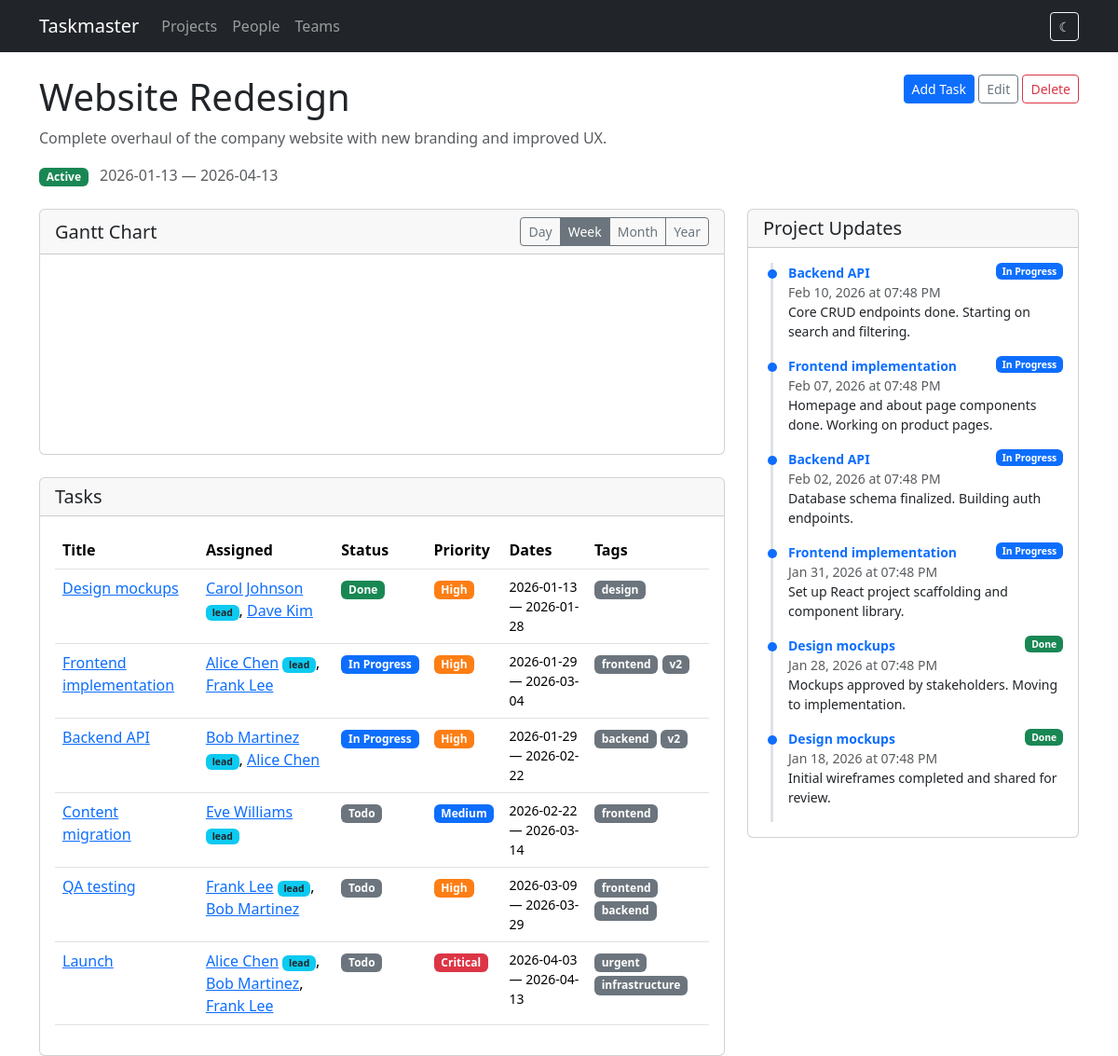
Before: /projects/1 with the older database file.
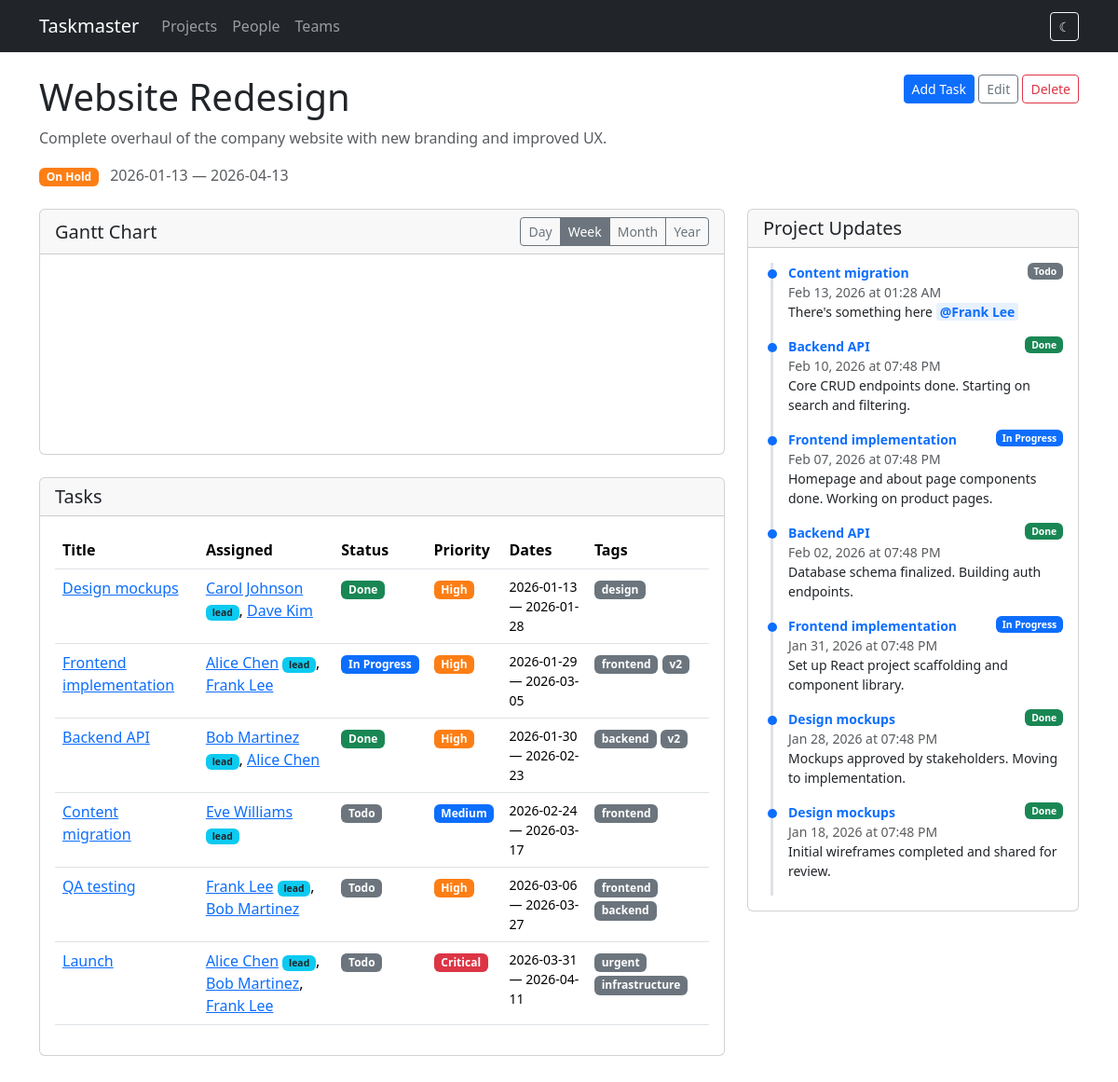
After: the same page with the newer database file.
### models.py (models this page shows, shortened)
class Project(db.Model):
    id = db.Column(db.Integer, primary_key=True)
    name = db.Column(db.String(200), nullable=False)
    description = db.Column(db.Text)
    start_date = db.Column(db.Date)
    end_date = db.Column(db.Date)
    status = db.Column(db.String(20), default='active')  # active, completed, on_hold
    tasks = db.relationship('Task', backref='project', lazy=True, cascade='all, delete-orphan')

class Task(db.Model):
    id = db.Column(db.Integer, primary_key=True)
    title = db.Column(db.String(200), nullable=False)
    description = db.Column(db.Text)
    project_id = db.Column(db.Integer, db.ForeignKey('project.id'), nullable=False)
    start_date = db.Column(db.Date, nullable=False)
    end_date = db.Column(db.Date, nullable=False)
    status = db.Column(db.String(20), default='todo')  # todo, in_progress, done
    priority = db.Column(db.String(20), default='medium')  # low, medium, high, critical
    assignments = db.relationship('TaskAssignment', backref='task', lazy=True,
                                   cascade='all, delete-orphan')
    tags = db.relationship('Tag', secondary=task_tags, backref=db.backref('tasks', lazy=True))
    milestones = db.relationship('Milestone', backref='task', lazy=True,
                                 order_by='Milestone.date', cascade='all, delete-orphan')
    status_updates = db.relationship('StatusUpdate', backref='task', lazy=True,
                                     order_by='StatusUpdate.created_at.desc()',
                                     cascade='all, delete-orphan')
    dependencies = db.relationship(
        'Task',
        secondary='task_dependency',
        primaryjoin='Task.id == TaskDependency.task_id',
        secondaryjoin='Task.id == TaskDependency.depends_on_id',
        backref=db.backref('dependents', lazy=True),
        lazy=True,
    )
    @property
    def lead(self):
        for a in self.assignments:
            if a.is_lead:
                return a.person
        return None
    @property
    def assignees(self):
        return [a.person for a in self.assignments]

class Person(db.Model):
    id = db.Column(db.Integer, primary_key=True)
    name = db.Column(db.String(120), nullable=False)
    email = db.Column(db.String(120))
    team_id = db.Column(db.Integer, db.ForeignKey('team.id'))
    assignments = db.relationship('TaskAssignment', backref='person', lazy=True)

class Tag(db.Model):
    id = db.Column(db.Integer, primary_key=True)
    name = db.Column(db.String(50), unique=True, nullable=False)

class StatusUpdate(db.Model):
    id = db.Column(db.Integer, primary_key=True)
    task_id = db.Column(db.Integer, db.ForeignKey('task.id'), nullable=False)
    content = db.Column(db.Text, nullable=False)
    created_at = db.Column(db.DateTime, default=datetime.utcnow)
    mentions = db.relationship('Person', secondary=status_update_mentions,
                               backref=db.backref('mentioned_in', lazy=True))

### routes/projects.py (the view)
@bp.route('/projects/<int:id>')
def detail(id):
    project = Project.query.get_or_404(id)
    task_ids = [t.id for t in project.tasks]
    all_updates = StatusUpdate.query.filter(
        StatusUpdate.task_id.in_(task_ids)
    ).order_by(StatusUpdate.created_at.desc()).all() if task_ids else []
    upcoming_milestones = Milestone.query.filter(
        Milestone.task_id.in_(task_ids),
        Milestone.date >= date.today()
    ).order_by(Milestone.date).all() if task_ids else []
    return render_template('projects/detail.html', project=project,
                           all_updates=all_updates,
                           upcoming_milestones=upcoming_milestones)

### templates/projects/detail.html (shortened to what this page needs)
{% extends "base.html" %}
{% block content %}
<div class="d-flex justify-content-between align-items-start mb-3">
    <div>
        <h1>{{ project.name }}</h1>
        {% if project.description %}
        <p class="text-muted">{{ project.description }}</p>
        {% endif %}
        <div class="mb-2">
            <span class="badge badge-{{ project.status }}">{{ project.status | replace('_', ' ') | title }}</span>
            {% if project.start_date %}<span class="text-muted ms-2">{{ project.start_date }}</span>{% endif %}
            {% if project.end_date %}<span class="text-muted"> &mdash; {{ project.end_date }}</span>{% endif %}
        </div>
    </div>
    <div>
        <a href="{{ url_for('tasks.new_task', project_id=project.id) }}" class="btn btn-primary btn-sm">Add Task</a>
        <a href="{{ url_for('projects.edit_project', id=project.id) }}" class="btn btn-outline-secondary btn-sm">Edit</a>
        <form method="post" action="{{ url_for('projects.delete_project', id=project.id) }}" class="d-inline"
              onsubmit="return confirm('Delete this project and all its tasks?')">
            <button type="submit" class="btn btn-outline-danger btn-sm">Delete</button>
        </form>
    </div>
</div>
<div class="row g-4">
<div class="col-lg-8">
    {% if project.tasks %}
    <div class="card mb-4">
        <div class="card-header d-flex justify-content-between align-items-center">
            <h5 class="mb-0">Gantt Chart</h5>
            <div class="btn-group btn-group-sm" id="gantt-zoom">
                <button type="button" class="btn btn-outline-secondary" data-mode="Day">Day</button>
                <button type="button" class="btn btn-outline-secondary active" data-mode="Week">Week</button>
                <button type="button" class="btn btn-outline-secondary" data-mode="Month">Month</button>
                <button type="button" class="btn btn-outline-secondary" data-mode="Year">Year</button>
            </div>
        </div>
        <div class="card-body gantt-container">
            <svg id="gantt"></svg>
        </div>
    </div>
    <div class="card">
        <div class="card-header"><h5 class="mb-0">Tasks</h5></div>
        <div class="card-body">
            <div class="table-responsive">
                <table class="table table-hover">
                    <thead>
                        <tr>
                            <th>Title</th>
                            <th>Assigned</th>
                            <th>Status</th>
                            <th>Priority</th>
                            <th>Dates</th>
                            <th>Tags</th>
                        </tr>
                    </thead>
                    <tbody>
                        {% for task in project.tasks %}
                        <tr>
                            <td><a href="{{ url_for('tasks.detail', id=task.id) }}">{{ task.title }}</a></td>
                            <td>
                                {% if task.assignees %}
                                    {% for person in task.assignees %}
                                    <a href="{{ url_for('people.detail', id=person.id) }}">{{ person.name }}</a>{% if task.lead and person.id == task.lead.id %} <span class="badge bg-info text-dark" style="font-size:0.65em">lead</span>{% endif %}{% if not loop.last %}, {% endif %}
                                    {% endfor %}
                                {% else %}
                                <span class="text-muted">Unassigned</span>
                                {% endif %}
                            </td>
                            <td><span class="badge badge-{{ task.status }}">{{ task.status | replace('_', ' ') | title }}</span></td>
                            <td><span class="badge badge-{{ task.priority }}">{{ task.priority | title }}</span></td>
                            <td class="small">{{ task.start_date }} &mdash; {{ task.end_date }}</td>
                            <td>
                                {% for tag in task.tags %}
                                <span class="badge bg-secondary">{{ tag.name }}</span>
                                {% endfor %}
                            </td>
                        </tr>
                        {% endfor %}
                    </tbody>
                </table>
            </div>
        </div>
    </div>
    {% else %}
    <div class="text-center py-5">
        <p class="text-muted">No tasks yet.</p>
        <a href="{{ url_for('tasks.new_task', project_id=project.id) }}" class="btn btn-primary">Add the first task</a>
    </div>
    {% endif %}
</div>
<div class="col-lg-4">
    <div class="card" style="position: sticky; top: 1rem;">
        <div class="card-header"><h5 class="mb-0">Project Updates</h5></div>
        <div class="card-body" style="max-height: 80vh; overflow-y: auto;">
            {% if all_updates %}
            <div class="status-timeline">
                {% for update in all_updates %}
                <div class="update-item">
                    <div class="d-flex justify-content-between align-items-start">
                        <a href="{{ url_for('tasks.detail', id=update.task.id) }}" class="fw-semibold small text-decoration-none">{{ update.task.title }}</a>
                        <span class="badge badge-{{ update.task.status }}" style="font-size:0.65em">{{ update.task.status | replace('_', ' ') | title }}</span>
                    </div>
                    <div class="text-muted small">{{ update.created_at.strftime('%b %d, %Y at %I:%M %p') }}</div>
                    <div class="small">{{ update.content|render_mentions }}</div>
                </div>
                {% endfor %}
            </div>
            {% else %}
            <p class="text-muted mb-0 small">No updates yet. Add status updates from individual task pages.</p>
            {% endif %}
        </div>
    </div>
</div>
</div>
{% endblock %}

### templates/base.html (shortened to what this page needs)
<!DOCTYPE html>
<html lang="en">
<head>
    <link href="https://cdn.jsdelivr.net/npm/bootstrap@5.3.3/dist/css/bootstrap.min.css" rel="stylesheet">
    <link rel="stylesheet" href="https://cdn.jsdelivr.net/npm/frappe-gantt@0.6.1/dist/frappe-gantt.min.css">
    <link rel="stylesheet" href="{{ url_for('static', filename='style.css') }}">
</head>
<body>
    <nav class="navbar navbar-expand-lg navbar-dark bg-dark">
        <div class="container">
            <a class="navbar-brand" href="{{ url_for('index') }}">Taskmaster</a>
            <div class="collapse navbar-collapse" id="navbarNav">
                <ul class="navbar-nav">
                    <li class="nav-item">
                        <a class="nav-link" href="{{ url_for('projects.list_projects') }}">Projects</a>
                    </li>
                    <li class="nav-item">
                        <a class="nav-link" href="{{ url_for('people.list_people') }}">People</a>
                    </li>
                    <li class="nav-item">
                        <a class="nav-link" href="{{ url_for('teams.list_teams') }}">Teams</a>
                    </li>
                </ul>
                <button id="theme-toggle" class="btn btn-outline-light btn-sm ms-auto" title="Toggle dark mode">
                    <span id="theme-icon-light">&#9790;</span>
                </button>
            </div>
        </div>
    </nav>
    <main class="container mt-4">
        {% block content %}{% endblock %}
    </main>
</body>
</html>

### static/style.css (style rules this page uses)
.badge-medium { background-color: #0d6efd; }
.badge-high { background-color: #fd7e14; }
.badge-critical { background-color: #dc3545; }
.badge-todo { background-color: #6c757d; }
.badge-in_progress { background-color: #0d6efd; }
.badge-done { background-color: #198754; }
.badge-on_hold { background-color: #fd7e14; }
.status-timeline { border-left: 3px solid #dee2e6; padding-left: 1rem; margin-left: 0.5rem; }
.status-timeline .update-item { position: relative; padding-bottom: 1rem; }
.status-timeline .update-item::before { content: ''; position: absolute; left: -1.35rem; top: 0.4rem; width: 10px; height: 10px; border-radius: 50%; background: #0d6efd; }
.gantt-container { overflow-x: auto; margin: 1rem 0; }
.mention-tag { background-color: #e7f1ff; color: #0d6efd; padding: 0 4px; border-radius: 3px; font-weight: 600; }

Changed rows visible on the page:
changed Project "Website Redesign": status "Active" → "On Hold"
changed Task "Frontend implementation": end_date "2026-03-04" → "2026-03-05"
changed Task "Backend API": status "In Progress" → "Done"; start_date "2026-01-29" → "2026-01-30"; end_date "2026-02-22" → "2026-02-23"
changed Task "Content migration": start_date "2026-02-22" → "2026-02-24"; end_date "2026-03-14" → "2026-03-17"
changed Task "QA testing": start_date "2026-03-09" → "2026-03-06"; end_date "2026-03-29" → "2026-03-27"
changed Task "Launch": start_date "2026-04-03" → "2026-03-31"; end_date "2026-04-13" → "2026-04-11"
added StatusUpdate: task "Content migration", task.status "Todo", created_at "Feb 13, 2026 at 01:28 AM", content|render_mentions "There's something here @Frank Lee"
changed through a linked row, StatusUpdate "Feb 10, 2026 at 07:48 PM": task.status "In Progress" → "Done"
changed through a linked row, StatusUpdate "Feb 02, 2026 at 07:48 PM": task.status "In Progress" → "Done"
